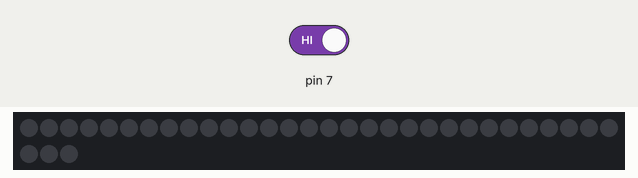
Bench run of a sketch on a simulated Arduino Uno, built with avr-gcc and run on an emulated ATmega328P. Parts: 33 RGB LEDs in strip order, left to right, continuing on the next row. The inputs (shaded band) are chosen by the test bench; at power-on: pin 7 HIGH.

Above: at 1.2 s.
1.3 s: pin 7 driven LOW
At 1.62 s:
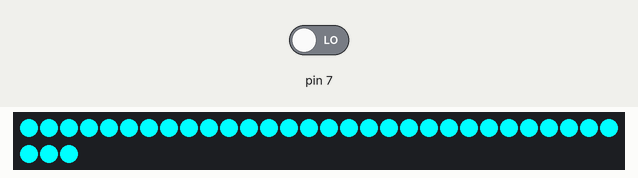
4.1 s: pin 7 driven HIGH
5.6 s: pin 7 driven LOW
At 5.69 s:
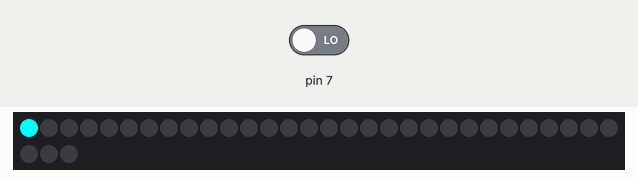
Timing chart, 0 to 8.6 s (numbered marks = the images above; inputs shaded):
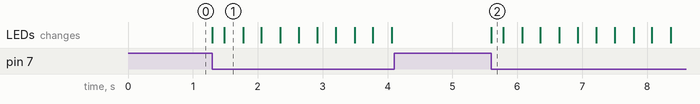

Measured:
- after the input at 1.3 s, the LEDs: first change at once (image 1 shows a later state)
- after the input at 4.1 s, every drawn part: stays the same
- after the input at 5.6 s, the LEDs: change at once (image 2)

The sketch:

lightsaber_attempt_wo_sound.ino
```cpp
#include <Adafruit_DotStar.h>
#include <SPI.h>
#include "FastLED.h"

// LED VARS ------------------------------------------- ||

#define NUM_LEDS 33 // Number of LEDs in strip
#define DATA_PIN    11
#define CLOCK_PIN   13
Adafruit_DotStar strip = Adafruit_DotStar(
  NUM_LEDS, DATA_PIN, CLOCK_PIN, DOTSTAR_BRG);
CRGB leds[NUM_LEDS];

// COLOR VARS --------------- ||
#define BLUE    0x0000FF
#define RED     0x00FF00
#define GREEN   0xFF0000
#define CYAN    0xFF00FF
#define YELLOW  0xFFFF00
#define MAGENTA 0x00FFFF
#define BLACK   0x000000
// END COLOR VARS ----------- ||

// END LED VARS --------------------------------------- ||

void setup() {

  pinMode(7, INPUT);

  FastLED.addLeds<DOTSTAR, DATA_PIN, CLOCK_PIN, BGR>(leds, NUM_LEDS);

  bladeOff();

//  strip.begin(); // Initialize pins for output
//  strip.show();  // Turn all LEDs off ASAP
}

CRGB currentColor = CRGB::Cyan;
boolean activated = false;

void loop() {
  if (digitalRead(7) == LOW) {
    power();
    delay(100);
  }
}

void power() {
  if (activated) {
    powerDown();
  } else {
    powerUp();
  }
}

void powerUp() {
  for (int i=0; i<NUM_LEDS; i++) {
    leds[i] = currentColor;
    FastLED.show();
    delay(5);
  }
  activated = true;
}
void powerDown() {
  for (int i=NUM_LEDS; i>=0; i--) {
    leds[i] = CRGB::Black;
    FastLED.show();
    delay(5);
  }
  activated = false;
}
void bladeOff() {
  for (int i=0; i<NUM_LEDS; i++) {
    leds[i] = CRGB::Black;
  }
  FastLED.show();
}
```
